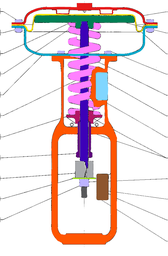
#> input picture 55 - Interactive Models/Fisher 657 Working Model/ground-truth/s0_crop_painted.png, 168 x 256 px, shrunk from 1480 x 2250 before the run, found by its file name
$ python masks-from-paint.py
#> lines starting #> are read from the running program, lines starting #| are printed output that depends on the picture; after the words box and inside, x2 and y2 are one past the last pixel; in counts of white or black regions, pixels touching at a corner belong together
# -*- coding: utf-8 -*-
"""Build part masks from Franz's hand-painted annotation (ground truth).

Each painted color -> nearest palette entry (distance-capped). Unassigned
non-white pixels (linework, anti-aliased edges) join the nearest part mask
if within a few px of one; leaders/centerlines in open white stay excluded.
"""
import cv2
import numpy as np

PAINTED = r"C:\Users\E1552882\Documents-Local\s0_crop_painted.png"
PALETTE = {
    "upper-diaphragm-casing": (224, 24, 24),
    "diaphragm":              (248, 224, 0),
    "diaphragm-plate":        (0, 128, 80),
    "lower-diaphragm-casing": (0, 168, 200),
    "spring":                 (248, 128, 248),
    "yoke":                   (248, 80, 0),
    "actuator-stem":          (56, 0, 184),
    "spring-seat":            (176, 16, 96),
    "spring-adjustor":        (96, 0, 128),
    "travel-indicator-disk":  (160, 224, 24),
    "travel-indicator-scale": (136, 80, 40),
    "stem-connector":         (160, 168, 168),
    "nameplate":              (128, 208, 248),
    "fasteners":              (184, 176, 248),
    "valve-stem":             (88, 88, 88),
}
img = cv2.imread(PAINTED, cv2.IMREAD_COLOR)  # BGR
#> img is the input picture: shape (256, 168, 3); mean B, G, R 220, 218.4, 234.1
H, W = img.shape[:2]
#> H = 256; W = 168
print("painted size:", W, H)
#| painted size: 168 256

rgb = img[:, :, ::-1].astype(np.int32)
names = list(PALETTE.keys())
pal = np.array([PALETTE[n] for n in names], np.int32)

# distance of every pixel to every palette color
flat = rgb.reshape(-1, 3)
d = np.linalg.norm(flat[:, None, :] - pal[None, :, :], axis=2)
best = np.argmin(d, axis=1)
bestd = d[np.arange(len(flat)), best]

lum = flat.mean(axis=1)
is_white = lum > 235
is_blackline = lum < 60
CAP = 45
assigned = np.where((~is_white) & (~is_blackline) & (bestd < CAP), best + 1, 0)
assigned = assigned.reshape(H, W).astype(np.int32)
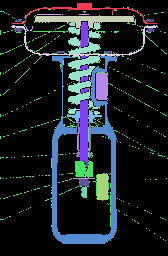
#> assigned: shape (256, 168) int32; 16 distinct labels, from 0 to 15; one colour per label, 0 black

# report raw assignment counts
for i, n in enumerate(names):
    c = int((assigned == i+1).sum())
    print(f"  {n:26s} raw px: {c}")
#> this loop made 15 passes
#> c on passes 1 to 12: 325, 62, 647, 286, 1230, 2480, 768, 133, 132, 30, 317, 1190
#|   upper-diaphragm-casing     raw px: 325
#|   diaphragm                  raw px: 62
#|   diaphragm-plate            raw px: 647
#|   lower-diaphragm-casing     raw px: 286
#|   spring                     raw px: 1230
#|   yoke                       raw px: 2480
#|   actuator-stem              raw px: 768
#|   spring-seat                raw px: 133
#> (further printed lines are left out)

# grow assignments into nearby unassigned ink (linework/AA edges) within 5px
ink = ((~is_white).reshape(H, W)) & (assigned == 0)
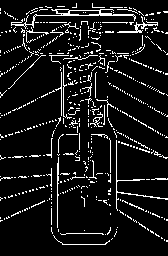
#> ink: shape (256, 168) bool; 9.2% white in thin lines or dots
for _ in range(5):
    dil = cv2.dilate(assigned.astype(np.float32), np.ones((3,3), np.uint8)).astype(np.int32)
    take = ink & (assigned == 0) & (dil > 0)
    assigned[take] = dil[take]
    ink = ink & (assigned == 0)
#> this loop made 5 passes
#> pass 1, `dil = cv2.dilate(assigned.astype(np.float32), np.ones((3,3), np.uint8)..`:
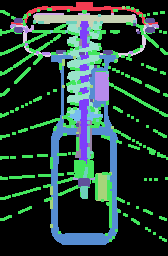
#> dil: shape (256, 168) int32; 16 distinct labels, from 0 to 15; one colour per label, 0 black
#> pass 1, `take = ink & (assigned == 0) & (dil > 0)`:
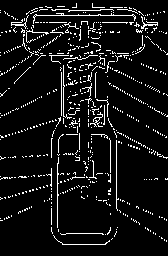
#> take: shape (256, 168) bool; 7.7% white in thin lines or dots
#> after the loop:
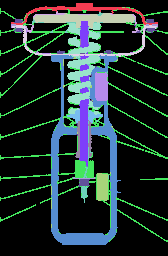
#> assigned: shape (256, 168) int32; 16 distinct labels, from 0 to 15; one colour per label, 0 black
#> after the loop:
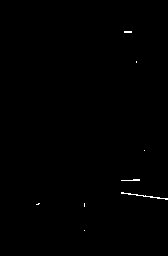
#> ink: shape (256, 168) bool; 0.28% white in thin lines or dots, all inside (x1, y1, x2, y2) = (36, 31, 168, 231)

import os
os.makedirs("parts2", exist_ok=True)
k3 = np.ones((3,3), np.uint8)
overlay = img.copy()
rng = np.random.default_rng(3)
for i, n in enumerate(names):
    m = ((assigned == i+1).astype(np.uint8)) * 255
    m = cv2.morphologyEx(m, cv2.MORPH_OPEN, k3)   # drop stray specks
    m = cv2.morphologyEx(m, cv2.MORPH_CLOSE, k3)  # heal pinholes
    cv2.imwrite(f"parts2/{n}.png", m)
    print(f"  {n:26s} final px: {int((m>0).sum())}")
#> this loop made 15 passes
#|   upper-diaphragm-casing     final px: 389
#|   diaphragm                  final px: 0
#|   diaphragm-plate            final px: 844
#|   lower-diaphragm-casing     final px: 115
#|   spring                     final px: 1330
#|   yoke                       final px: 3112
#|   actuator-stem              final px: 834
#|   spring-seat                final px: 160
#> (further printed lines are left out)
cv2.imwrite("parts2/_assigned_labels.png", (assigned * 17 % 255).astype(np.uint8))
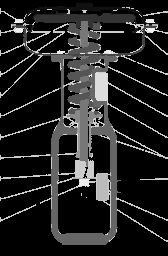
#> saved as _assigned_labels.png: shape (256, 168); min 0, max 238, mean 35.6
print("done")

$ run again, with 55 - Interactive Models/Fisher 657 Working Model/ground-truth/p24-24.png copied over 55 - Interactive Models/Fisher 657 Working Model/ground-truth/s0_crop_painted.png
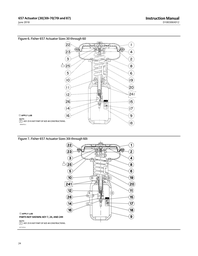
#> input picture 55 - Interactive Models/Fisher 657 Working Model/ground-truth/p24-24.png, 198 x 256 px, shrunk from 5100 x 6600 before the run, found by its file name
#> img is the input picture: shape (256, 198, 3); min 0, max 255, mean 247.6
#| painted size: 198 256
#> the loop `for i, n in enumerate(names):` made 15 passes
#> c on passes 1 to 8: 0, 0, 0, 0, 0, 0, 0, 0
#> (printed output is left out)
#> after the loop `for _ in range(5):`:
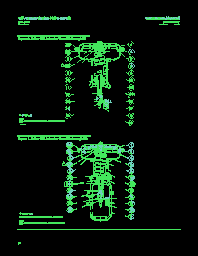
#> assigned: shape (256, 198) int32; 3 distinct labels, from 0 to 15; one colour per label, 0 black
#> the loop `for i, n in enumerate(names):` made 15 passes
#|   upper-diaphragm-casing     final px: 0
#|   diaphragm                  final px: 0
#|   diaphragm-plate            final px: 0
#|   lower-diaphragm-casing     final px: 0
#|   spring                     final px: 0
#> (further printed lines are left out)
#> `cv2.imwrite("parts2/_assigned_labels.png", (assigned * 17 % 255).astyp..`:
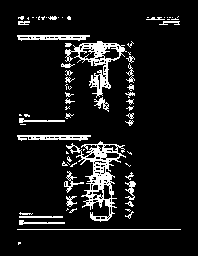
#> saved as _assigned_labels.png: shape (256, 198); values 0 (black) and 204 (white), 9% white in thin lines or dots, all inside (x1, y1, x2, y2) = (17, 16, 181, 245)
